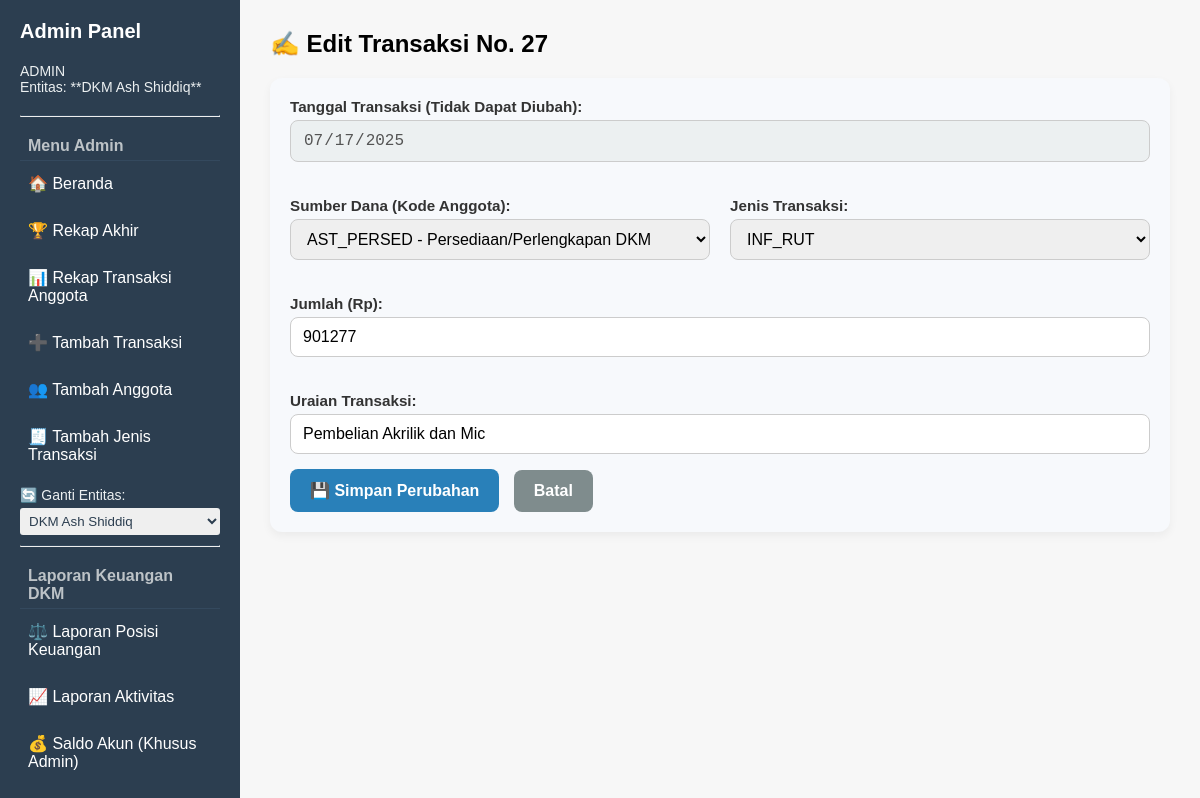
The app's page /edit_transaksi/27 (signed in) with its own data.
### tables this page shows
CREATE TABLE Transaksi (
    No INTEGER PRIMARY KEY,
    KodeAnggota TEXT,
    KodeJenisTrans TEXT,
    KdTanggal INTEGER,
    Jumlah INTEGER,
    Uraian TEXT,
    FOREIGN KEY (KodeAnggota) REFERENCES Anggota(KodeAnggota),
    FOREIGN KEY (KodeJenisTrans) REFERENCES JenisTransaksi(KodeJenisTrans),
    FOREIGN KEY (KdTanggal) REFERENCES HeaderTransaksi(IDTanggal)
);

CREATE TABLE "HeaderTransaksi" (
	"IDTanggal"	INTEGER,
	"Tanggal"	TEXT,
	PRIMARY KEY("IDTanggal")
);

CREATE TABLE "Anggota" (
    NoAnggota,
	KodeAnggota TEXT PRIMARY KEY,
    NamaAnggota TEXT
    -- kolom lain jika ada
, JenisAnggota TEXT);

CREATE TABLE JenisTransaksi (    KodeJenisTrans TEXT PRIMARY KEY,    JenisTransaksi TEXT NOT NULL, KategoriTransaksi TEXT);

### app.py (the view, shortened to what this page needs)
@app.route("/edit_transaksi/<int:id>", methods=["GET", "POST"])
def edit_transaksi(id):
    if "user" not in session or session["user"] != "admin":
        return redirect(url_for("login"))
    entitas = session.get("entitas", "jurangmangucare")
    if entitas == "dkm":
        tipe_anggota_entitas = "Anggota MAS"
    else:
        tipe_anggota_entitas = "Orang JMCare"
    conn = get_connection(entitas)
    data = conn.execute("""
        SELECT T.*, H.Tanggal AS TglTransaksi
        FROM Transaksi T
        JOIN HeaderTransaksi H ON T.KdTanggal = H.IDTanggal
        WHERE T.No = ?
    """, (id,)).fetchone()
    if data is None:
        conn.close()
        flash("Transaksi tidak ditemukan.", "error")
        return redirect(url_for("tambah"))
    anggota_list = conn.execute("""
        SELECT KodeAnggota, NamaAnggota FROM Anggota
        WHERE JenisAnggota IN (?, 'AkunInternal')
        ORDER BY NamaAnggota
    """, (tipe_anggota_entitas,)).fetchall()
    jenis_list = conn.execute("""
        SELECT KodeJenisTrans, JenisTransaksi FROM JenisTransaksi
        ORDER BY KodeJenisTrans
    """).fetchall()
    conn.close()
    return render_template("edit_transaksi.html", data=data, anggota_list=anggota_list, jenis_list=jenis_list)

### app.py (called while the page is built)
def get_connection(entitas=None):
    if not entitas:
        entitas = 'jurangmangucare'
    if entitas == 'jurangmangucare':
        db_name = 'jurangmangucare.db'
    elif entitas == 'dkm':
        db_name = 'DKMAshShiddiq.db'
    else:
        raise ValueError("Entitas tidak dikenal: {}".format(entitas))
    conn = sqlite3.connect(db_name)
    conn.row_factory = sqlite3.Row
    return conn

### templates/edit_transaksi.html (shortened to what this page needs)
{% extends "base_admin.html" %}
{% block content %}
<h2>✍️ Edit Transaksi No. {{ data['No'] }}</h2>
<div class="form-container">
    <form method="POST">
        <div class="form-row">
            <div class="form-group full-width">
                <label for="tanggal">Tanggal Transaksi (Tidak Dapat Diubah):</label>
                <input type="date" name="tanggal_display" id="tanggal" value="{{ data['TglTransaksi'] }}" disabled>
            </div>
            <div class="form-group">
                <label for="kode_anggota">Sumber Dana (Kode Anggota):</label>
                <select name="kode_anggota" id="kode_anggota" required>
                    {% for anggota in anggota_list %}
                        <option value="{{ anggota['KodeAnggota'] }}" {% if data['KodeAnggota'] == anggota['KodeAnggota'] %}selected{% endif %}>
                            {{ anggota['KodeAnggota'] }} - {{ anggota['NamaAnggota'] }}
                        </option>
                    {% endfor %}
                </select>
            </div>
            <div class="form-group">
                <label for="kode_jenis">Jenis Transaksi:</label>
                <select name="kode_jenis" id="kode_jenis" required>
                    {% for jenis in jenis_list %}
                        <option value="{{ jenis['KodeJenisTrans'] }}" {% if jenis['KodeJenisTrans'] == data['KodeJenisTrans'] %}selected{% endif %}>
                            {{ jenis['KodeJenisTrans'] }}
                        </option>
                    {% endfor %}
                </select>
            </div>
            <div class="form-group full-width">
                <label for="jumlah">Jumlah (Rp):</label>
                <input type="number" name="jumlah" id="jumlah" value="{{ data['Jumlah'] }}" step="any" required>
            </div>
            <div class="form-group full-width">
                <label for="uraian">Uraian Transaksi:</label>
                <input type="text" name="uraian" id="uraian" value="{{ data['Uraian'] }}" required>
            </div>
        </div>
        <button type="submit" class="btn-action btn-submit">💾 Simpan Perubahan</button>
        <a href="{{ url_for('tambah') }}" class="btn-action btn-cancel">Batal</a>
    </form>
</div>
{% endblock %}

### templates/base_admin.html (style rules this page uses)
body { margin: 0; font-family: Arial, sans-serif; display: flex; height: 100vh; }
h2 { margin-top: 0; }

### templates/edit_transaksi.html (style rules this page uses)
.form-container { background-color: #f7f9fc; padding: 20px; border-radius: 12px; box-shadow: 0 4px 10px rgba(0, 0, 0, 0.05); margin-bottom: 30px; }
.form-group { display: flex; flex-direction: column; margin-bottom: 15px; }
.form-group label { font-weight: 600; margin-bottom: 5px; color: #333; font-size: 0.95rem; }
.form-group input[type="date"], .form-group input[type="text"], .form-group input[type="number"], .form-group select { padding: 10px 12px; border: 1px solid #ccc; border-radius: 8px; font-size: 1rem; width: 100%; box-sizing: border-box; }
.btn-action { padding: 12px 20px; border: none; border-radius: 8px; cursor: pointer; font-size: 1rem; font-weight: bold; transition: background-color 0.3s ease; text-decoration: none; display: inline-block; text-align: center; margin-right: 10px; }
.btn-submit { background-color: #2980b9; color: white; }
.btn-cancel { background-color: #7f8c8d; color: white; }
@media (min-width: 600px) { .form-row { display: grid; grid-template-columns: repeat(2, 1fr); gap: 20px; } }
@media (min-width: 600px) { .form-row .full-width { grid-column: 1 / -1; } }
input[name="tanggal_display"] { background-color: #ecf0f1 !important; cursor: not-allowed; }

### records on screen
Transaksi: No "27", kode_anggota "AST_PERSED - Persediaan/Perlengkapan DKM", kode_jenis "INF_RUT", jumlah "901277", uraian "Pembelian Akrilik dan Mic"
HeaderTransaksi: tanggal_display "07/17/2025"
